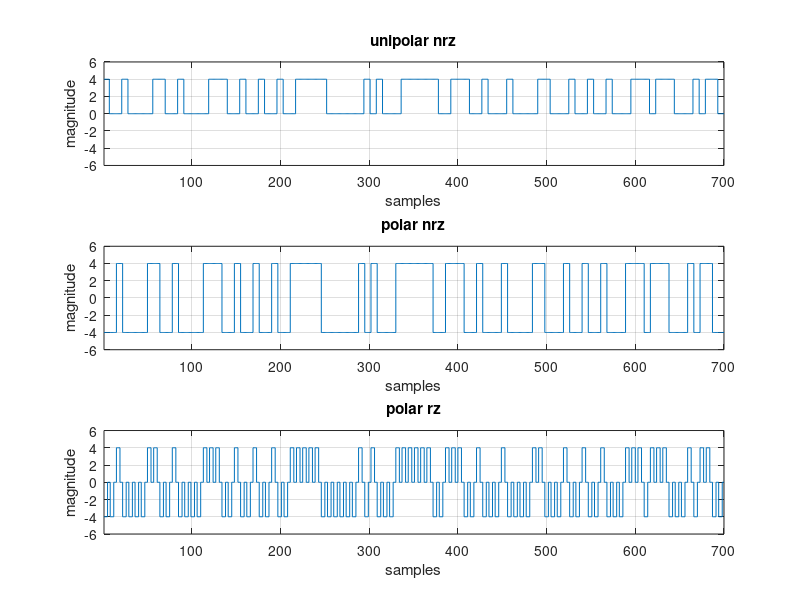
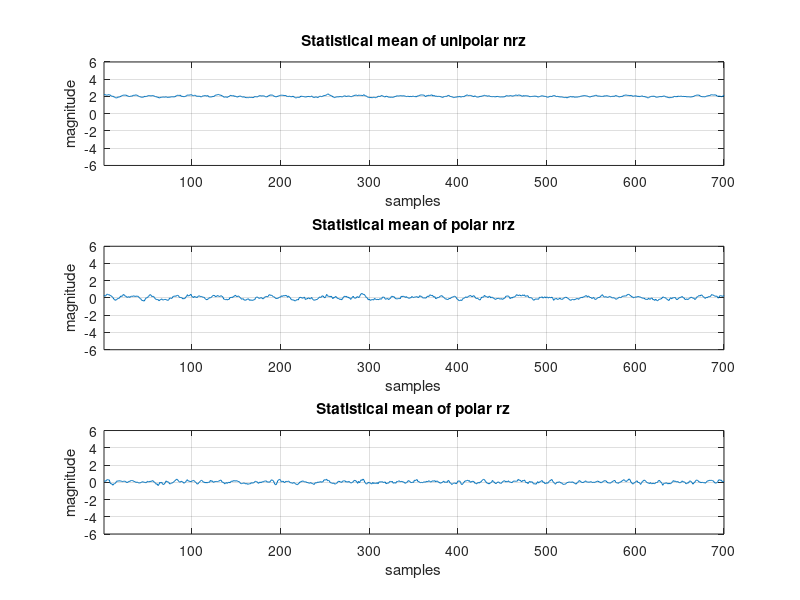
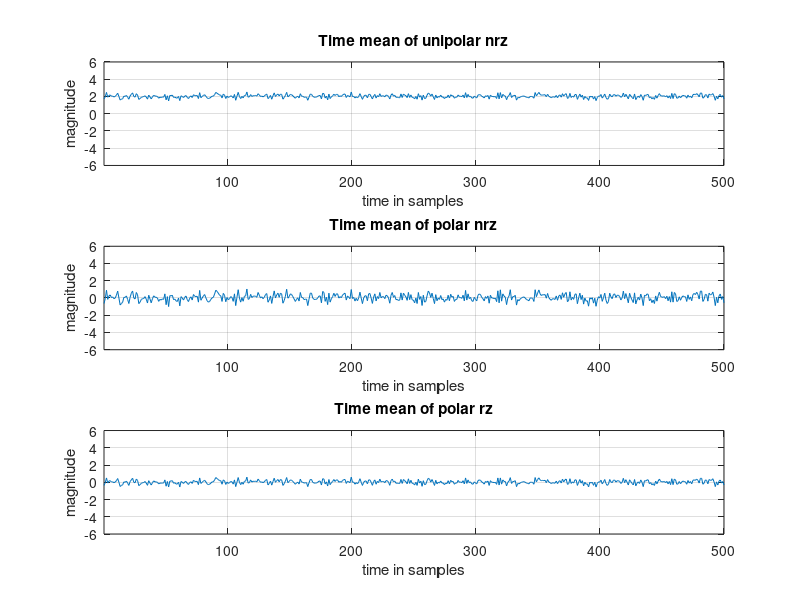
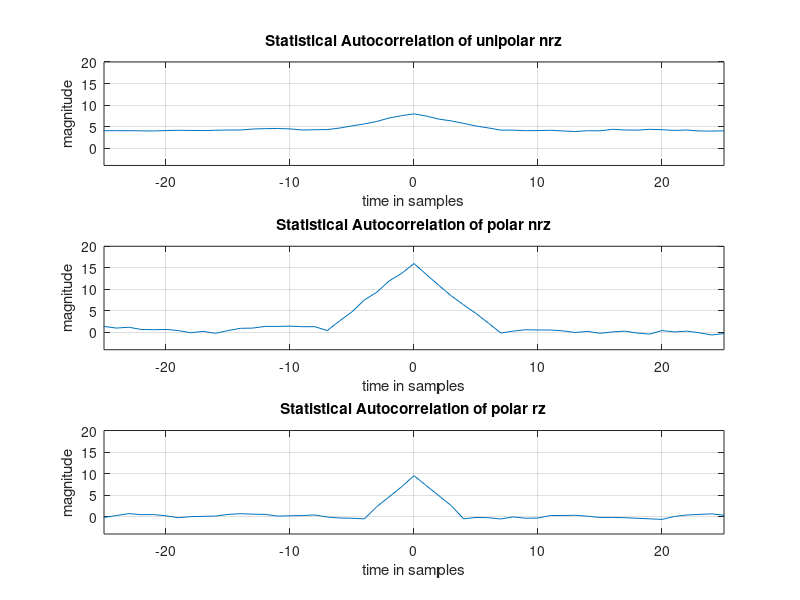

These charts were generated, in order, by the following MATLAB code:
a    = 4;           
tb   = 0.07;        
n    = 700; %each bit 7 sambel and we have 100 bit  
ts   = 0.01;        
fs   = 1/ts;        
t_tot = 7;                      
t    = 0.01 :0.01: t_tot;         
f    = -fs/2 :1/t_tot : fs/2 -1/t_tot; 
%%%%%%%%%%%%%%%%%%%%%%%%%%%%%%%

data = randi ([0,1], 500, 101);

%%%%%%%%%%%%%%%%%%%%%%%%%%%%%%%

polar_nrz=((2*data)-1)*a;
unipolar_nrz=a*data;
%Upsampling is a process of increasing the sample rate of a signal by inserting zeros between the original samples.
polar_rz= transpose(upsample(transpose(polar_nrz), 2));
%%%%%%%%%%%%%%%%%%%%%%%%%%%%%%%

unipolar_nrz=repelem(unipolar_nrz, 1,7);
polar_nrz = repelem(polar_nrz, 1, 7);
polar_rz = repelem(polar_rz, 1, repmat([4 3], 1, 101));

%%%%%%%%%%%%%%%%%%%%%%%%%%%%%%%

delay_polar_nrz   = randi([0 6],500,1);
delay_unipolar=randi([0 6],500,1);
delay_polar_rz   = randi([0 6],500,1);

%%%%%%%%%%%%%%%%%%%%%%%%%%%%%%%

Polar_nrz_delayed = zeros(500,700);
unipolar_nrz_delayed = zeros(500,700);
Polar_rz_delayed = zeros(500,700);

%%%%%%%%%%%%%%%%%%%%%%%%%%%%%%%
%if delay =0 the output start from 1 to 700 (from input 8 to 707)
for j = 1:500
    unipolar_nrz_delayed(j,:)= unipolar_nrz  (j, 8-delay_unipolar(j) : 707-delay_unipolar(j));
    Polar_nrz_delayed(j,:)   = polar_nrz(j, 8-delay_polar_nrz(j) : 707-delay_polar_nrz(j));
    Polar_rz_delayed(j,:)   = polar_rz(j, 8-delay_polar_rz(j) : 707-delay_polar_rz(j));
end
%%%%%%%%%%%%%%%%%%%%%%%%%%%%%%%
figure('Name','Line Codes Generation');
subplot(3,1,1);
stairs(unipolar_nrz_delayed(1, 1:n));
grid on
axis([1 n -6 6]);
xlabel('samples');
ylabel('magnitude');
title('unipolar nrz');
subplot(3,1,2);
stairs(Polar_nrz_delayed(1, 1:n));
grid on
axis([1 n -6 6]);
xlabel('samples');
ylabel('magnitude');
title('polar nrz');
subplot(3,1,3);
stairs(Polar_rz_delayed(1, 1:n));
grid on
axis([1 n -6 6]);
xlabel('samples');
ylabel('magnitude');
title('polar rz');
%%%%%%%%%%%%%%%%%%%%%%%%%%%%%%%%%%%%%%%%%%%%%%%%%%%%%%%%%%%%%%%%%%%
unipolar_nrz_mean   = zeros(1,700);     
polar_nrz_mean      = zeros(1,700);     
polar_rz_mean       = zeros(1,700);     
for j = 1 : 500
unipolar_nrz_mean   = unipolar_nrz_mean + unipolar_nrz_delayed(j, :);
polar_nrz_mean      = polar_nrz_mean + Polar_nrz_delayed(j, :);
polar_rz_mean       = polar_rz_mean + Polar_rz_delayed(j, :);
end
unipolar_nrz_mean   = unipolar_nrz_mean/500;
polar_nrz_mean      = polar_nrz_mean/500;
polar_rz_mean       = polar_rz_mean/500;


figure('Name','Statistical Mean of Line Codes');
subplot(3,1,1);
plot(unipolar_nrz_mean(1, 1:n));
grid on
axis([1 n -6 6]);
xlabel('samples');
ylabel('magnitude');
title('Statistical mean of unipolar nrz');
subplot(3,1,2);
plot(polar_nrz_mean(1, 1:n));
grid on
axis([1 n -6 6]);
xlabel('samples');
ylabel('magnitude');
title('Statistical mean of polar nrz');
subplot(3,1,3);
plot(polar_rz_mean(1, 1:n));
grid on
axis([1 n -6 6]);
xlabel('samples');
ylabel('magnitude');
title('Statistical mean of polar rz');
%%%%%%%%%%%%%%%%%%%%%%%%%%%%%%%%%%%%%%%%%%%%%%%%%%%%%%%%%%
%Calculating Time Mean of all waveforms
unipolar_nrz_mean_t = zeros(500,1);     
polar_nrz_mean_t    = zeros(500,1);     
polar_rz_mean_t     = zeros(500,1);    
for j = 1 : 700
unipolar_nrz_mean_t   = unipolar_nrz_mean_t + unipolar_nrz_delayed(:, j);
polar_nrz_mean_t      = polar_nrz_mean_t + Polar_nrz_delayed(:, j);
polar_rz_mean_t       = polar_rz_mean_t + Polar_rz_delayed(:, j);
end
unipolar_nrz_mean_t   = unipolar_nrz_mean_t/700;
polar_nrz_mean_t      = polar_nrz_mean_t/700;
polar_rz_mean_t       = polar_rz_mean_t/700;

figure('Name','Time Mean of Line Codes');
subplot(3,1,1);
plot(unipolar_nrz_mean_t);
grid on
axis([1 500 -6 6]);
xlabel('time in samples');
ylabel('magnitude');
title('Time mean of unipolar nrz');
subplot(3,1,2);
plot(polar_nrz_mean_t);
grid on
axis([1 500 -6 6]);
xlabel('time in samples');
ylabel('magnitude');
title('Time mean of polar nrz');
subplot(3,1,3);
plot(polar_rz_mean_t);
grid on
axis([1 500 -6 6]);
xlabel('time in samples');
ylabel('magnitude');
title('Time mean of polar rz');
%%%%%%%%%%%%%%%%%%%%%%%%%%%%%%%%%%%%%%%%%%%%%%%%%%%%%%%%%
%Calculating statistical Autocorrelation
s_t1 = 351;       
taw = -350: 349;  
R_unipolar_nrz = zeros (1, 700);    
R_polar_nrz = zeros (1, 700);    
R_polar_rz = zeros (1, 700);    
for i = taw
M = i + 351; 
 for j = 1:500
 R_unipolar_nrz(M) = R_unipolar_nrz(M) + unipolar_nrz_delayed(j,s_t1)* unipolar_nrz_delayed(j,s_t1+i);
 R_polar_nrz(M) = R_polar_nrz(M) + Polar_nrz_delayed(j,s_t1)* Polar_nrz_delayed(j,s_t1+i);
 R_polar_rz(M) = R_polar_rz(M) + Polar_rz_delayed(j,s_t1)* Polar_rz_delayed(j,s_t1+i);
 end
  R_unipolar_nrz(M) = R_unipolar_nrz(M)/500;
  R_polar_nrz(M) = R_polar_nrz(M)/500;
  R_polar_rz(M) = R_polar_rz(M)/500;
end
figure('Name','Statistical Autocorrelation');
subplot(3,1,1);
plot(taw,R_unipolar_nrz);
grid on
axis([-25 25 -4 20]);
xlabel('time in samples');
ylabel('magnitude');
title('Statistical Autocorrelation of unipolar nrz');
subplot(3,1,2);
plot(taw,R_polar_nrz);
grid on
axis([-25 25 -4 20]);
xlabel('time in samples');
ylabel('magnitude');
title('Statistical Autocorrelation of polar nrz');
subplot(3,1,3);
plot(taw,R_polar_rz);
grid on
axis([-25 25 -4 20]);
xlabel('time in samples');
ylabel('magnitude');
title('Statistical Autocorrelation of polar rz');

%%%%%%%%%%%%%%%%%%%%%%%%%%%%%%%%%%%%%%%%%%%%%%%%%%%%%%%%%%%%%%%%%%%%%%%%%%%%
% ACF at constant tau to prove that it is stationary
R_unipolar_nrz_0 = zeros (1, 700);    
R_polar_nrz_0 = zeros (1, 700);    
R_polar_rz_0 = zeros (1, 700); 
tau = 5;
for i = 1 : 700
    sum_1_R = 0;    
    sum_2_R = 0;       
    sum_3_R = 0; 
 for j = 1 : 500
     if (i+tau < 701) %to avoid exceeding the matrix bounds
 sum_1_R = sum_1_R + unipolar_nrz_delayed(j,i)* unipolar_nrz_delayed(j,i+tau);
 sum_2_R = sum_2_R + Polar_nrz_delayed(j,i)* Polar_nrz_delayed(j,i+tau);
 sum_3_R = sum_3_R + Polar_rz_delayed(j,i)* Polar_rz_delayed(j,i+tau);
     end
 end 
  R_unipolar_nrz_0(i) = sum_1_R/500;
  R_polar_nrz_0(i) = sum_2_R/500;
  R_polar_rz_0(i) = sum_3_R/500;
end
figure('Name','statistical ACF for constatnt taw');
subplot(3,1,1);
axis('auto');
plot(R_unipolar_nrz_0(1, 1:n-tau));
grid on
axis([1 n -10 10]);
xlabel('samples');
ylabel('magnitude');
title('statistical ACF of unipolar nrz for constatnt taw');
subplot(3,1,2);
plot(R_polar_nrz_0(1, 1:n-tau));
grid on
axis([1 n -10 10]);
xlabel('samples');
ylabel('magnitude');
title('statistical ACF of polar nrz for constatnt taw');
subplot(3,1,3);
plot(R_polar_rz_0(1, 1:n-tau));
grid on
axis([1 n -10 10]);
xlabel('samples');
ylabel('magnitude');
title('statistical ACF of polar rz for constatnt taw');

%%%%%%%%%%%%%%%%%%%%%%%%%%%%%%%%%%%%%%%%%%%%%%%%%%%%%%%%%%%%%%%%%%%%%%%%%%%
%time autocorrelation
R_unipolar_nrz_t = zeros (1, 300);    
R_polar_nrz_t = zeros (1, 300);    
R_polar_rz_t = zeros (1, 300);    
taw2 = -150: 149;         
for i = taw2
M = i + 151; 
 for n1 = 151: 551       
 R_unipolar_nrz_t(M) = R_unipolar_nrz_t(M) + unipolar_nrz_delayed(1,n1)* unipolar_nrz_delayed(1,n1+i);
 R_polar_nrz_t(M) = R_polar_nrz_t(M) + Polar_nrz_delayed(1,n1)* Polar_nrz_delayed(1,n1+i);
 R_polar_rz_t(M) = R_polar_rz_t(M) + Polar_rz_delayed(1,n1)* Polar_rz_delayed(1,n1+i);
 end
  R_unipolar_nrz_t(M) = R_unipolar_nrz_t(M)/400;
  R_polar_nrz_t(M) = R_polar_nrz_t(M)/400;
  R_polar_rz_t(M) = R_polar_rz_t(M)/400;
end

figure('Name','Time Autocorrelation');
subplot(3,1,1);
plot(taw2,R_unipolar_nrz_t);
grid on
axis([-25 25 -4 20]);
xlabel('time in samples');
ylabel('magnitude');
title('Time Autocorrelation of unipolar nrz');
subplot(3,1,2);
plot(taw2,R_polar_nrz_t);
grid on
axis([-25 25 -4 20]);
xlabel('time in samples');
ylabel('magnitude');
title('Time Autocorrelation of polar nrz');
subplot(3,1,3);
plot(taw2,R_polar_rz_t);
grid on
axis([-25 25 -4 20]);
xlabel('time in samples');
ylabel('magnitude');
title('Time Autocorrelation of polar rz');

%%%%%%%%%%%%%%%%%%%%%%%%%%%%%%%
% calculate the BW from PSD graph
unipolar_nrz_coe = fft(R_unipolar_nrz)/n;
polar_nrz_coe = fft(R_polar_nrz)/n;
polar_rz_coe = fft(R_polar_rz)/n;

amplitude_unipolar_nrz= sqrt(unipolar_nrz_coe.*conj(unipolar_nrz_coe));
amplitude_polar_nrz = sqrt(polar_nrz_coe.*conj(polar_nrz_coe));
amplitude_polar_rz = sqrt(polar_rz_coe.*conj(polar_rz_coe));

amp_unipolar_nrz = zeros(1,700);
amp_polar_nrz = zeros(1,700);
amp_polar_rz = zeros(1,700);
% we split the matrix in halves one frome -fs/2 to 0 and the other from 0 to fs/2
for i = 1: 351 
    amp_unipolar_nrz(i) = amplitude_unipolar_nrz(352-i);
    amp_polar_nrz(i) = amplitude_polar_nrz(352-i);
    amp_polar_rz(i) = amplitude_polar_rz(352-i);
end
for i = 352: 700 
    amp_unipolar_nrz(i) = amplitude_unipolar_nrz(1052-i);
    amp_polar_nrz(i) = amplitude_polar_nrz(1052-i);
    amp_polar_rz(i) = amplitude_polar_rz(1052-i);
end

x =(-700/2:(700/2)-1) ;
x_values =(fs*x)/700;
figure('Name','power spectral density');
subplot(3,1,1);
plot(x_values,amp_unipolar_nrz);
grid on
xlabel('freq');
ylabel('magnitude');
title('PSD of unipolar nrz');
subplot(3,1,2);
plot(x_values,amp_polar_nrz);
grid on
xlabel('freq');
ylabel('magnitude');
title('PSD of polar nrz');
subplot(3,1,3);
plot(x_values,amp_polar_rz) ;
grid on
xlabel('freq');
ylabel('magnitude');
title('PSD of polar rz');
